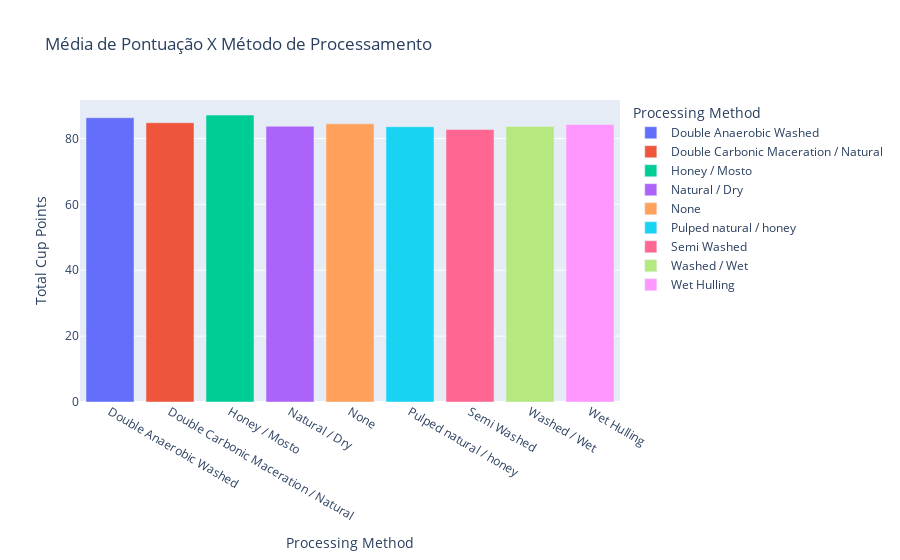

Notebook cell for this chart:
### Code cell
coffee_procmethod = px.bar(
    proc_methods,
    x='Processing Method',
    y='Total Cup Points',
    color='Processing Method',
    title='Média de Pontuação X Método de Processamento',
)

coffee_procmethod.show()

### Figure 1 — Plotly figure (JSON) as saved in the notebook; plotly's stock layout.template omitted (floating-point values rounded to 4 significant figures)
{"data": [{"alignmentgroup": "True", "hovertemplate": "Processing Method=%{x}<br>Total Cup Points=%{y}<extra></extra>", "legendgroup": "Double Anaerobic Washed", "marker": {"color": "#636efa", "pattern": {"shape": ""}}, "name": "Double Anaerobic Washed", "offsetgroup": "Double Anaerobic Washed", "orientation": "v", "showlegend": true, "textposition": "auto", "type": "bar", "x": ["Double Anaerobic Washed"], "xaxis": "x", "y": [86.29], "yaxis": "y"}, {"alignmentgroup": "True", "hovertemplate": "Processing Method=%{x}<br>Total Cup Points=%{y}<extra></extra>", "legendgroup": "Double Carbonic Maceration / Natural", "marker": {"color": "#EF553B", "pattern": {"shape": ""}}, "name": "Double Carbonic Maceration / Natural", "offsetgroup": "Double Carbonic Maceration / Natural", "orientation": "v", "showlegend": true, "textposition": "auto", "type": "bar", "x": ["Double Carbonic Maceration / Natural"], "xaxis": "x", "y": [84.75], "yaxis": "y"}, {"alignmentgroup": "True", "hovertemplate": "Processing Method=%{x}<br>Total Cup Points=%{y}<extra></extra>", "legendgroup": "Honey / Mosto", "marker": {"color": "#00cc96", "pattern": {"shape": ""}}, "name": "Honey / Mosto", "offsetgroup": "Honey / Mosto", "orientation": "v", "showlegend": true, "textposition": "auto", "type": "bar", "x": ["Honey / Mosto"], "xaxis": "x", "y": [87.08], "yaxis": "y"}, {"alignmentgroup": "True", "hovertemplate": "Processing Method=%{x}<br>Total Cup Points=%{y}<extra></extra>", "legendgroup": "Natural / Dry", "marker": {"color": "#ab63fa", "pattern": {"shape": ""}}, "name": "Natural / Dry", "offsetgroup": "Natural / Dry", "orientation": "v", "showlegend": true, "textposition": "auto", "type": "bar", "x": ["Natural / Dry"], "xaxis": "x", "y": [83.7], "yaxis": "y"}, {"alignmentgroup": "True", "hovertemplate": "Processing Method=%{x}<br>Total Cup Points=%{y}<extra></extra>", "legendgroup": "None", "marker": {"color": "#FFA15A", "pattern": {"shape": ""}}, "name": "None", "offsetgroup": "None", "orientation": "v", "showlegend": true, "textposition": "auto", "type": "bar", "x": ["None"], "xaxis": "x", "y": [84.42], "yaxis": "y"}, {"alignmentgroup": "True", "hovertemplate": "Processing Method=%{x}<br>Total Cup Points=%{y}<extra></extra>", "legendgroup": "Pulped natural / honey", "marker": {"color": "#19d3f3", "pattern": {"shape": ""}}, "name": "Pulped natural / honey", "offsetgroup": "Pulped natural / honey", "orientation": "v", "showlegend": true, "textposition": "auto", "type": "bar", "x": ["Pulped natural / honey"], "xaxis": "x", "y": [83.55], "yaxis": "y"}, {"alignmentgroup": "True", "hovertemplate": "Processing Method=%{x}<br>Total Cup Points=%{y}<extra></extra>", "legendgroup": "Semi Washed", "marker": {"color": "#FF6692", "pattern": {"shape": ""}}, "name": "Semi Washed", "offsetgroup": "Semi Washed", "orientation": "v", "showlegend": true, "textposition": "auto", "type": "bar", "x": ["Semi Washed"], "xaxis": "x", "y": [82.71], "yaxis": "y"}, {"alignmentgroup": "True", "hovertemplate": "Processing Method=%{x}<br>Total Cup Points=%{y}<extra></extra>", "legendgroup": "Washed / Wet", "marker": {"color": "#B6E880", "pattern": {"shape": ""}}, "name": "Washed / Wet", "offsetgroup": "Washed / Wet", "orientation": "v", "showlegend": true, "textposition": "auto", "type": "bar", "x": ["Washed / Wet"], "xaxis": "x", "y": [83.65], "yaxis": "y"}, {"alignmentgroup": "True", "hovertemplate": "Processing Method=%{x}<br>Total Cup Points=%{y}<extra></extra>", "legendgroup": "Wet Hulling", "marker": {"color": "#FF97FF", "pattern": {"shape": ""}}, "name": "Wet Hulling", "offsetgroup": "Wet Hulling", "orientation": "v", "showlegend": true, "textposition": "auto", "type": "bar", "x": ["Wet Hulling"], "xaxis": "x", "y": [84.25], "yaxis": "y"}], "layout": {"barmode": "relative", "legend": {"title": {"text": "Processing Method"}, "tracegroupgap": 0}, "title": {"text": "Média de Pontuação X Método de Processamento"}, "xaxis": {"anchor": "y", "categoryarray": ["Double Anaerobic Washed", "Double Carbonic Maceration / Natural", "Honey / Mosto", "Natural / Dry", "None", "Pulped natural / honey", "Semi Washed", "Washed / Wet", "Wet Hulling"], "categoryorder": "array", "domain": [0, 1], "title": {"text": "Processing Method"}}, "yaxis": {"anchor": "x", "domain": [0, 1], "title": {"text": "Total Cup Points"}}}}
